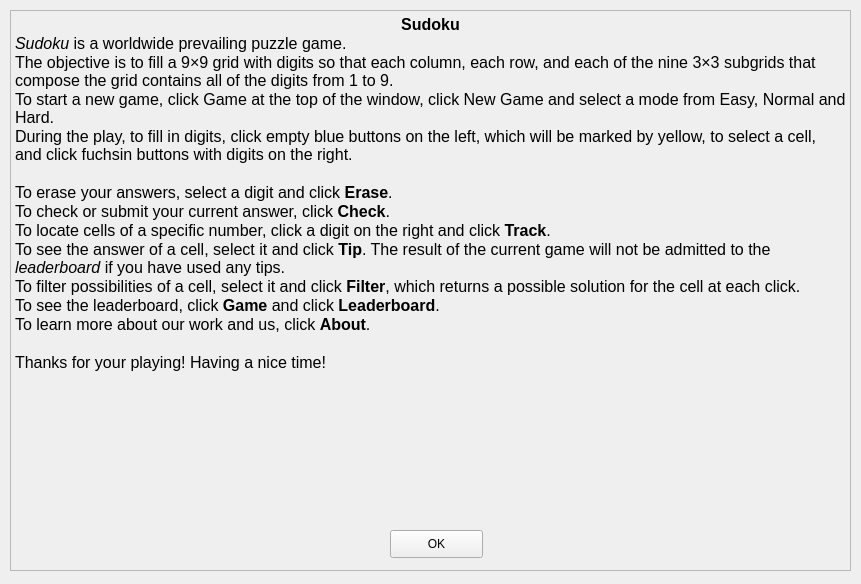
<?xml version="1.0" encoding="UTF-8"?>
<ui version="4.0">
 <class>Help</class>
 <widget class="QWidget" name="Help">
  <property name="geometry">
   <rect>
    <x>0</x>
    <y>0</y>
    <width>861</width>
    <height>584</height>
   </rect>
  </property>
  <property name="windowTitle">
   <string>Form</string>
  </property>
  <widget class="QTextEdit" name="textEdit">
   <property name="enabled">
    <bool>false</bool>
   </property>
   <property name="geometry">
    <rect>
     <x>10</x>
     <y>10</y>
     <width>841</width>
     <height>561</height>
    </rect>
   </property>
   <property name="styleSheet">
    <string notr="true">color:black</string>
   </property>
   <property name="html">
    <string>&lt;!DOCTYPE HTML PUBLIC &quot;-//W3C//DTD HTML 4.0//EN&quot; &quot;http://www.w3.org/TR/REC-html40/strict.dtd&quot;&gt;
&lt;html&gt;&lt;head&gt;&lt;meta name=&quot;qrichtext&quot; content=&quot;1&quot; /&gt;&lt;style type=&quot;text/css&quot;&gt;
p, li { white-space: pre-wrap; }
&lt;/style&gt;&lt;/head&gt;&lt;body style=&quot; font-family:'SimSun'; font-size:9pt; font-weight:400; font-style:normal;&quot;&gt;
&lt;p align=&quot;center&quot; style=&quot; margin-top:0px; margin-bottom:0px; margin-left:0px; margin-right:0px; -qt-block-indent:0; text-indent:0px;&quot;&gt;&lt;span style=&quot; font-size:12pt; font-weight:600;&quot;&gt;Sudoku&lt;/span&gt;&lt;/p&gt;
&lt;p style=&quot; margin-top:0px; margin-bottom:0px; margin-left:0px; margin-right:0px; -qt-block-indent:0; text-indent:0px;&quot;&gt;&lt;span style=&quot; font-size:12pt; font-style:italic;&quot;&gt;Sudoku&lt;/span&gt;&lt;span style=&quot; font-size:12pt;&quot;&gt; is a worldwide prevailing puzzle game.&lt;/span&gt;&lt;/p&gt;
&lt;p style=&quot; margin-top:0px; margin-bottom:0px; margin-left:0px; margin-right:0px; -qt-block-indent:0; text-indent:0px;&quot;&gt;&lt;span style=&quot; font-size:12pt;&quot;&gt;The objective is to fill a 9×9 grid with digits so that each column, each row, and each of the nine 3×3 subgrids that compose the grid contains all of the digits from 1 to 9.&lt;/span&gt;&lt;/p&gt;
&lt;p style=&quot; margin-top:0px; margin-bottom:0px; margin-left:0px; margin-right:0px; -qt-block-indent:0; text-indent:0px;&quot;&gt;&lt;span style=&quot; font-size:12pt;&quot;&gt;To start a new game, click Game at the top of the window, click New Game and select a mode from Easy, Normal and Hard.&lt;/span&gt;&lt;/p&gt;
&lt;p style=&quot; margin-top:0px; margin-bottom:0px; margin-left:0px; margin-right:0px; -qt-block-indent:0; text-indent:0px;&quot;&gt;&lt;span style=&quot; font-size:12pt;&quot;&gt;During the play, to fill in digits, click empty blue buttons on the left, which will be marked by yellow, to select a cell, and click fuchsin buttons with digits on the right.&lt;/span&gt;&lt;/p&gt;
&lt;p style=&quot; margin-top:0px; margin-bottom:0px; margin-left:0px; margin-right:0px; -qt-block-indent:0; text-indent:0px;&quot;&gt;&lt;span style=&quot; font-size:12pt;&quot;&gt; &lt;/span&gt;&lt;/p&gt;
&lt;p style=&quot; margin-top:0px; margin-bottom:0px; margin-left:0px; margin-right:0px; -qt-block-indent:0; text-indent:0px;&quot;&gt;&lt;span style=&quot; font-size:12pt;&quot;&gt;To erase your answers, select a digit and click &lt;/span&gt;&lt;span style=&quot; font-size:12pt; font-weight:600;&quot;&gt;Erase&lt;/span&gt;&lt;span style=&quot; font-size:12pt;&quot;&gt;.&lt;/span&gt;&lt;/p&gt;
&lt;p style=&quot; margin-top:0px; margin-bottom:0px; margin-left:0px; margin-right:0px; -qt-block-indent:0; text-indent:0px;&quot;&gt;&lt;span style=&quot; font-size:12pt;&quot;&gt;To check or submit your current answer, click &lt;/span&gt;&lt;span style=&quot; font-size:12pt; font-weight:600;&quot;&gt;Check&lt;/span&gt;&lt;span style=&quot; font-size:12pt;&quot;&gt;.&lt;/span&gt;&lt;/p&gt;
&lt;p style=&quot; margin-top:0px; margin-bottom:0px; margin-left:0px; margin-right:0px; -qt-block-indent:0; text-indent:0px;&quot;&gt;&lt;span style=&quot; font-size:12pt;&quot;&gt;To locate cells of a specific number, click a digit on the right and click &lt;/span&gt;&lt;span style=&quot; font-size:12pt; font-weight:600;&quot;&gt;Track&lt;/span&gt;&lt;span style=&quot; font-size:12pt;&quot;&gt;.&lt;/span&gt;&lt;/p&gt;
&lt;p style=&quot; margin-top:0px; margin-bottom:0px; margin-left:0px; margin-right:0px; -qt-block-indent:0; text-indent:0px;&quot;&gt;&lt;span style=&quot; font-size:12pt;&quot;&gt;To see the answer of a cell, select it and click &lt;/span&gt;&lt;span style=&quot; font-size:12pt; font-weight:600;&quot;&gt;Tip&lt;/span&gt;&lt;span style=&quot; font-size:12pt;&quot;&gt;. The result of the current game will not be admitted to the &lt;/span&gt;&lt;span style=&quot; font-size:12pt; font-style:italic;&quot;&gt;leaderboard&lt;/span&gt;&lt;span style=&quot; font-size:12pt;&quot;&gt; if you have used any tips.&lt;/span&gt;&lt;/p&gt;
&lt;p style=&quot; margin-top:0px; margin-bottom:0px; margin-left:0px; margin-right:0px; -qt-block-indent:0; text-indent:0px;&quot;&gt;&lt;span style=&quot; font-size:12pt;&quot;&gt;To filter possibilities of a cell, select it and click &lt;/span&gt;&lt;span style=&quot; font-size:12pt; font-weight:600;&quot;&gt;Filter&lt;/span&gt;&lt;span style=&quot; font-size:12pt;&quot;&gt;, which returns a possible solution for the cell at each click.&lt;/span&gt;&lt;/p&gt;
&lt;p style=&quot; margin-top:0px; margin-bottom:0px; margin-left:0px; margin-right:0px; -qt-block-indent:0; text-indent:0px;&quot;&gt;&lt;span style=&quot; font-size:12pt;&quot;&gt;To see the leaderboard, click &lt;/span&gt;&lt;span style=&quot; font-size:12pt; font-weight:600;&quot;&gt;Game&lt;/span&gt;&lt;span style=&quot; font-size:12pt;&quot;&gt; and click &lt;/span&gt;&lt;span style=&quot; font-size:12pt; font-weight:600;&quot;&gt;Leaderboard&lt;/span&gt;&lt;span style=&quot; font-size:12pt;&quot;&gt;.&lt;/span&gt;&lt;/p&gt;
&lt;p style=&quot; margin-top:0px; margin-bottom:0px; margin-left:0px; margin-right:0px; -qt-block-indent:0; text-indent:0px;&quot;&gt;&lt;span style=&quot; font-size:12pt;&quot;&gt;To learn more about our work and us, click &lt;/span&gt;&lt;span style=&quot; font-size:12pt; font-weight:600;&quot;&gt;About&lt;/span&gt;&lt;span style=&quot; font-size:12pt;&quot;&gt;. &lt;/span&gt;&lt;/p&gt;
&lt;p style=&quot;-qt-paragraph-type:empty; margin-top:0px; margin-bottom:0px; margin-left:0px; margin-right:0px; -qt-block-indent:0; text-indent:0px; font-size:12pt;&quot;&gt;&lt;br /&gt;&lt;/p&gt;
&lt;p style=&quot; margin-top:0px; margin-bottom:0px; margin-left:0px; margin-right:0px; -qt-block-indent:0; text-indent:0px;&quot;&gt;&lt;span style=&quot; font-size:12pt;&quot;&gt;Thanks for your playing! Having a nice time!&lt;/span&gt;&lt;/p&gt;&lt;/body&gt;&lt;/html&gt;</string>
   </property>
  </widget>
  <widget class="QPushButton" name="pushButton">
   <property name="geometry">
    <rect>
     <x>390</x>
     <y>530</y>
     <width>93</width>
     <height>28</height>
    </rect>
   </property>
   <property name="text">
    <string>OK</string>
   </property>
  </widget>
 </widget>
 <resources/>
 <connections/>
</ui>
